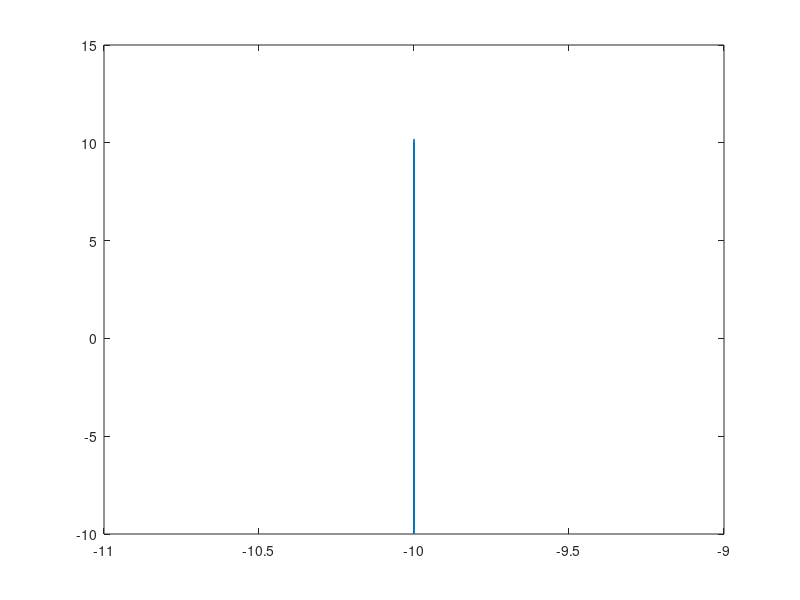

Reproduce this figure in MATLAB.
dx = [0.1, 0.2, 0.2, 0.1, 0.15];
dy = [0.1, 0.2, 0.2, 0.1, 0.15];
deg = [2, 3, 2, 3, 2];
n = [2, 2, 3, 5, 3];
x = -10;
y = -10;
arr_z = [];
for a = 1:length(deg)
  x = -10 - dx(a);
  y = -10 - dy(a);
  while x < 10
    x += dx(a);
    while y < 10
      y += dy(a);
      z = complex(x, y)
      abs_z = abs(z);
      condition = abs_z^(deg(a));
      if mod(round(condition), n(a)) == 0
        arr_z = [arr_z, z];
      endif
    endwhile
  endwhile
endfor
plot(arr_z)
